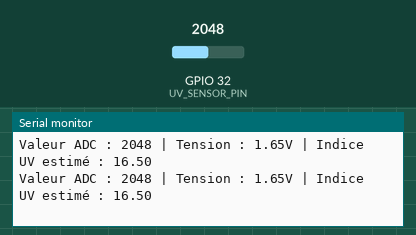
The sketch below on a simulated ESP32. On the bench: the last lines printed to the serial monitor. Inputs (shaded band) come from the test bench; at power-on: GPIO 32 (UV_SENSOR_PIN) = 2048 (analog values on the 0–4095 scale).

Above: at 2.2 s.
2.3 s: GPIO 32 (UV_SENSOR_PIN) set to 0
At 3.4 s:
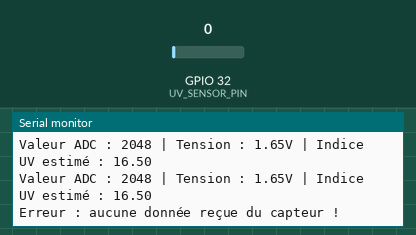
5.5 s: GPIO 32 (UV_SENSOR_PIN) set to 491
At 6.8 s:
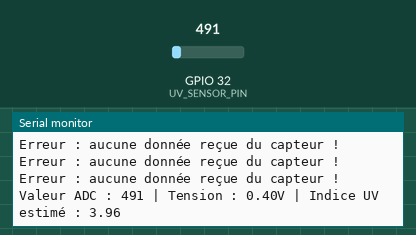

Measured:
- after the input at 2.3 s, the serial monitor: prints a new line after 0.70 s (image 1)
- after the input at 5.5 s, the serial monitor: prints a new line after 0.50 s (image 2)

The sketch:

UV_sensor.ino
```cpp
//UV SENSOR for this code i don't know why, but i don't use 15 in real life it can retrieve data for 3.3V and GND only
//on the T-display lora32 LILYGO

#define UV_SENSOR_PIN 32  // Pin ADC de l'ESP32 connecté à SIG du capteur

void setup() {
    Serial.begin(115200);  // Initialisation de la communication série
    delay(1000);           // Pause pour stabiliser le capteur
    analogReadResolution(12);  // ESP32 : Résolution ADC de 12 bits (0 - 4095)
    pinMode(UV_SENSOR_PIN, INPUT);  // Définir le pin comme entrée
}

void loop() {
    int rawValue = analogRead(UV_SENSOR_PIN);  // Lecture de la valeur brute ADC

    if (rawValue > 0) {
        float voltage = rawValue * (3.3 / 4095.0);  // Conversion en tension (0V - 3.3V)
        float uvIndex = voltage / 0.1;  // Approximation de l'indice UV (0.1V ≈ 1 UV)

        Serial.print("Valeur ADC : ");
        Serial.print(rawValue);
        Serial.print(" | Tension : ");
        Serial.print(voltage, 2);
        Serial.print("V | Indice UV estimé : ");
        Serial.println(uvIndex, 2);
    } else {
        Serial.println("Erreur : aucune donnée reçue du capteur !");
    }

    delay(1000);  // Attendre 1 seconde avant la prochaine lecture
}
//UV SENSOR
```
